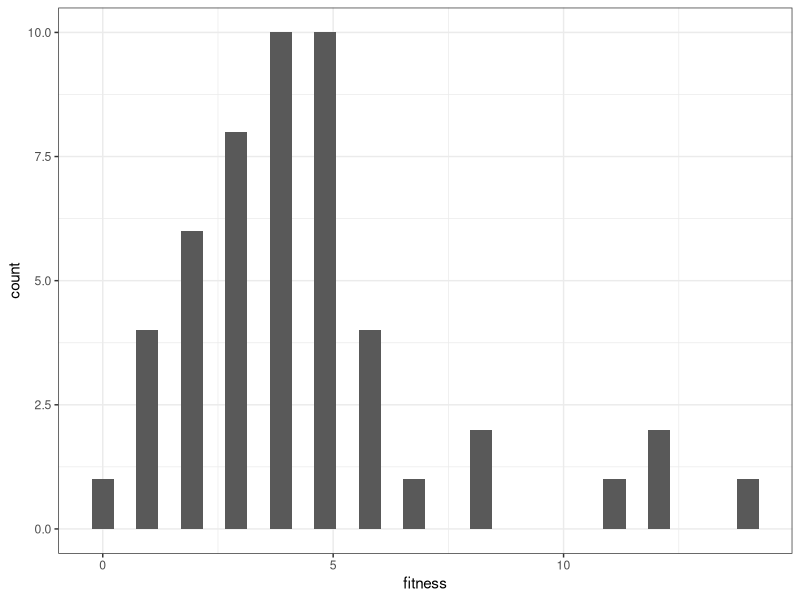
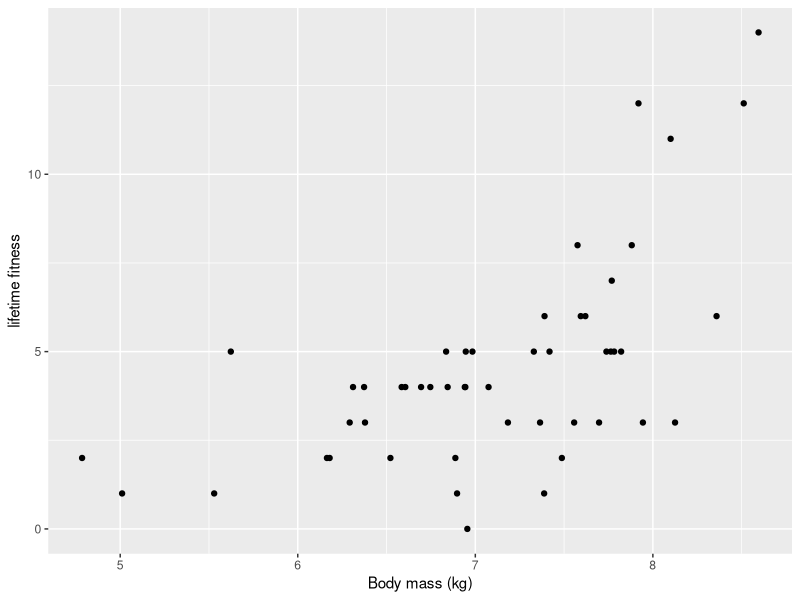
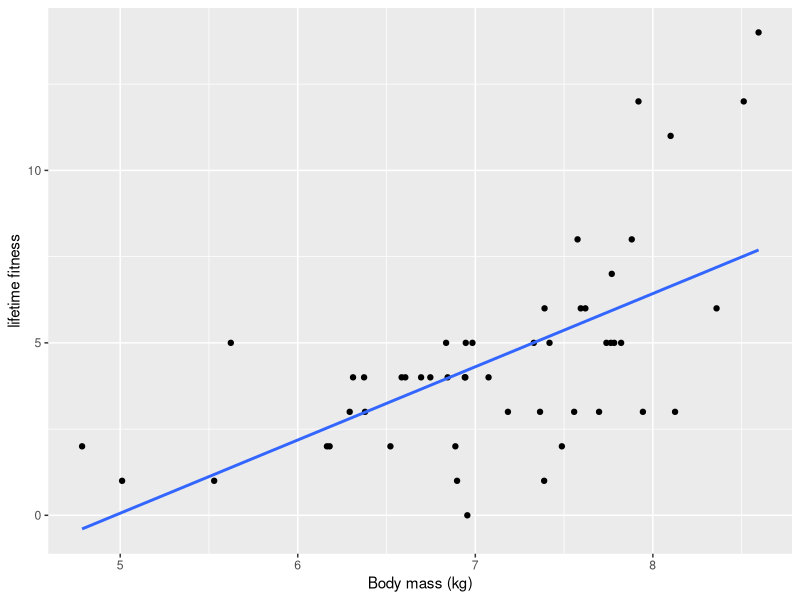
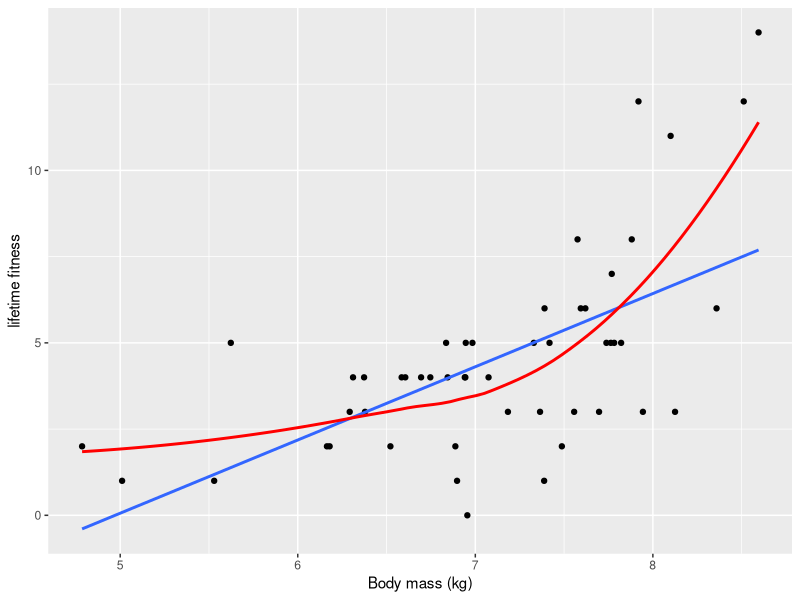
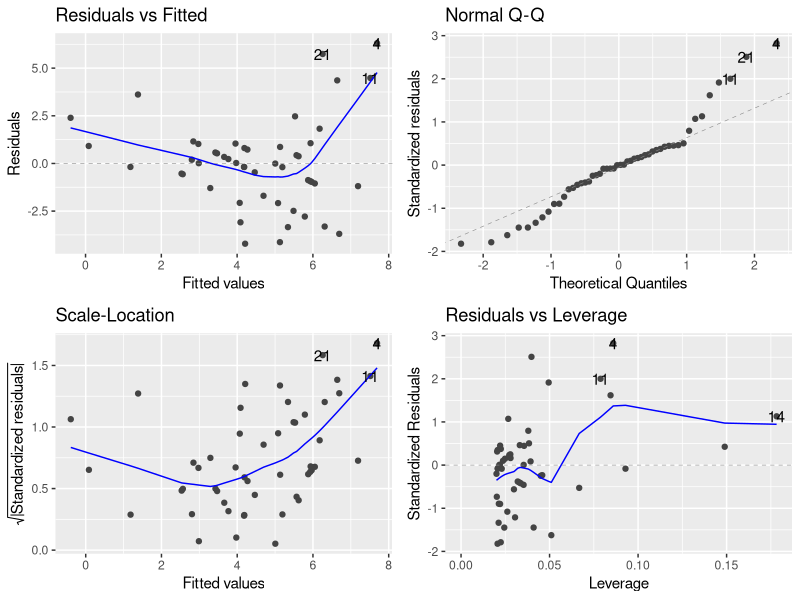
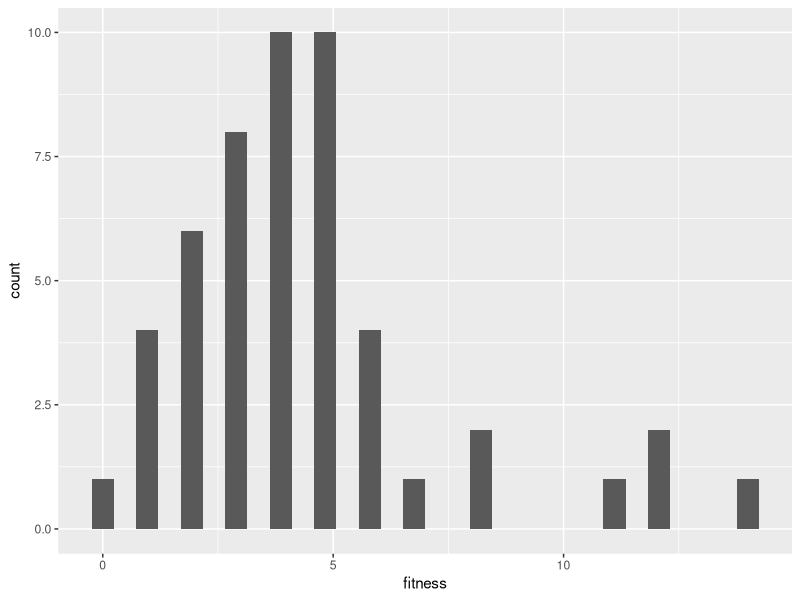

Reproduce these figures in R, in order. (Note: this script raises an error after producing the figures.)
## ---- chunk 1
rm(list = ls())
library(here)
library(tidyverse)
library(ggfortify)
## ---- chunk 2
soay <- read.csv(here("Data/SoaySheepFitness.csv"), stringsAsFactors = T)
glimpse(soay)
## ---- chunk 3
ggplot(soay, aes(fitness))+
  geom_histogram()+
  theme_bw()
## ---- chunk 4
#1st just points
ggplot(soay, aes(body.size, fitness))+
    geom_point()+
      xlab("Body mass (kg)")+
      ylab("lifetime fitness")
  
#now lm fit
ggplot(soay, aes(body.size, fitness))+
  geom_point()+
  geom_smooth(method = "lm", se = F)+ #plots linear relationshiop
  xlab("Body mass (kg)")+
  ylab("lifetime fitness")

ggplot(soay, aes(body.size, fitness))+
  geom_point()+
  geom_smooth(method = "lm", se = F)+ #plots linear relationshiop
  geom_smooth(span = 1, color = "red", se = F)+ #adds non-linear curve
  xlab("Body mass (kg)")+
  ylab("lifetime fitness")
## ---- chunk 5
soay_lm <- lm(fitness~body.size, data = soay)
autoplot(soay_lm)
## ---- chunk 6
ggplot(soay, aes(fitness))+
  geom_histogram()
## ---- chunk 7
soay_summary <- soay %>% summarise(
  mean_fitness = mean(fitness, na.rm = T),
  sd_fitness = sd(fitness, na.rm = T)
)
View(soay_summary)
anova(soay_lm)
summary(soay_lm)
## ---- chunk 8
soay_glm <- glm(fitness ~ body.size, data = soay, family = poisson)
## ---- chunk 9
autoplot(soay_glm)
## ---- chunk 10
anova(soay_glm)
## ---- chunk 11
anova(soay_glm, test = "Chisq")
## ---- chunk 12
summary(soay_glm)
## ---- chunk 13
min.size <- min(soay$body.size)
max.size <- max(soay$body.size)
## ---- chunk 14
new.x <- expand.grid(
  body.size = seq(min.size, max.size, length = 1000)
  )
## ---- chunk 15
new.y <- predict(soay_glm, newdata = new.x, se.fit = T)
new.y <- data.frame(new.y)
head(new.y)
## ---- chunk 16
addThese <- data.frame(new.x, new.y)
addThese <- rename(addThese, fitness = fit)
## ---- chunk 17
addThese <- mutate(addThese,
                   lwr = fitness - 1.96 + se.fit,
                   upr = fitness + 1.96 + se.fit)

## ---- chunk 18
ggplot(soay, aes(body.size, fitness))+
  geom_point(size = 3, alpha = 0.5)+
  #now add the fits and the CIs 
  geom_smooth(data = addThese, aes(ymin = lwr, ymax = upr), stat = "identity")+
  theme_bw()
  
## ---- chunk 19
new.x <- expand.grid(body.size = seq(min.size, max.size,length = 1000))
## ---- chunk 20
new.y <- predict(soay_glm, newdata = new.x, se.fit = T)
new.y <- data.frame(new.y)
## ---- chunk 21
addThese <- data.frame(new.x, new.y)
## ---- chunk 22
addThese <- mutate(addThese, 
                   fitness = exp(fit),
                   lwr = exp(fit - 1.96 * se.fit),
                   upr = exp(fit + 1.96 * se.fit))
head(addThese)
## ---- chunk 23
ggplot(soay, aes(body.size, fitness))+
  geom_point(size = 3, alpha = 0.5)+
  #now add the fits and the CIs 
  geom_smooth(data = addThese, aes(ymin = lwr, ymax = upr), stat = "identity")+
  theme_bw()
## ---- chunk 24
summary(soay_glm)
